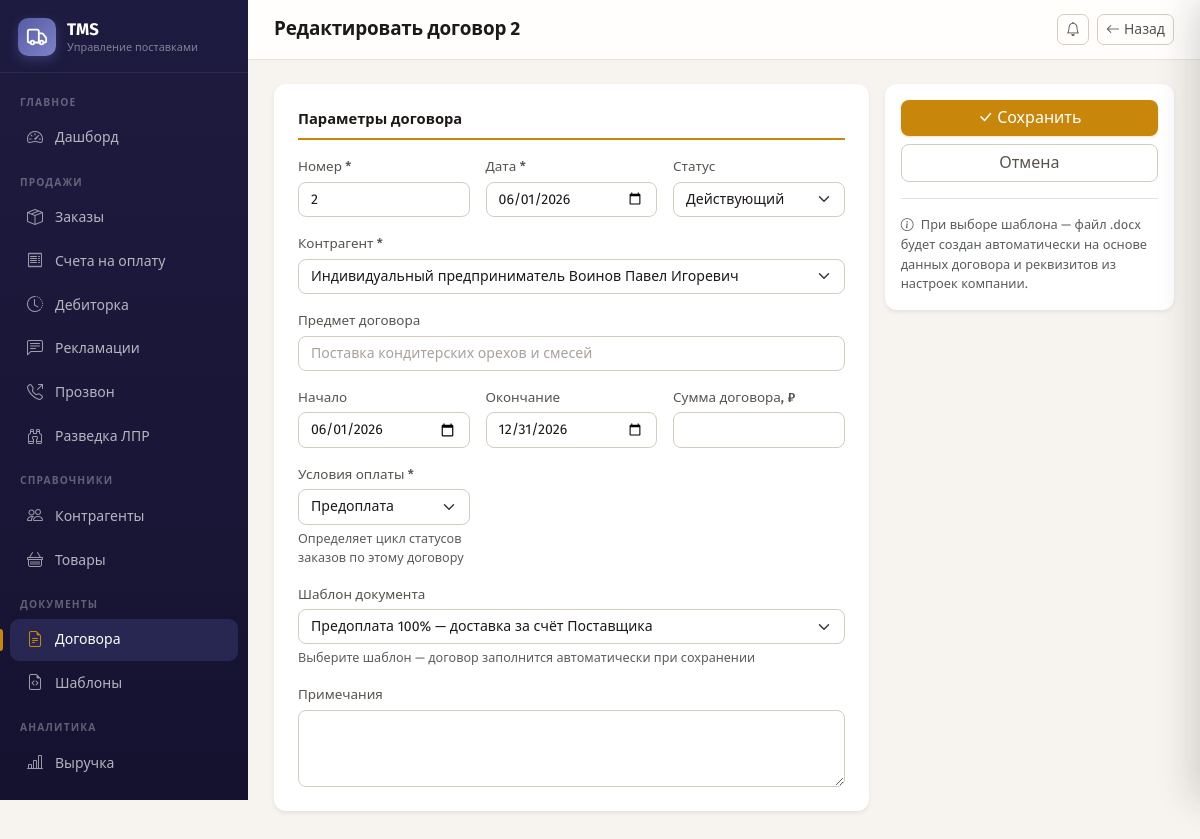
Screenshot of /contracts/2/edit (signed in) with the database file from the repository.
### app/models.py (models this page shows)
class Contract(Base):
    __tablename__ = "contracts"
    id = Column(Integer, primary_key=True, index=True)
    number = Column(String(50), unique=True, nullable=False)
    date = Column(Date, nullable=False)
    counterparty_id = Column(Integer, ForeignKey("counterparties.id"), nullable=False)
    template_id = Column(Integer, ForeignKey("document_templates.id"))
    subject = Column(String(500))
    status = Column(String(20), default="draft")
    start_date = Column(Date)
    end_date = Column(Date)
    amount = Column(Float)
    payment_type = Column(String(10), default="prepay")  # prepay (предоплата) / deferred (отсрочка)
    payment_days = Column(Integer)  # дней отсрочки (для шаблонов с отсрочкой)
    file_path = Column(String(500))
    notes = Column(Text)
    created_at = Column(DateTime, server_default=func.now())
    counterparty = relationship("Counterparty", back_populates="contracts")
    template = relationship("DocumentTemplate")

class Counterparty(Base):
    __tablename__ = "counterparties"
    id = Column(Integer, primary_key=True, index=True)
    name = Column(String(200), nullable=False)
    trade_name = Column(String(200))
    short_name = Column(String(100))
    inn = Column(String(12))
    kpp = Column(String(9))
    ogrn = Column(String(15))
    legal_address = Column(String(500))
    actual_address = Column(String(500))
    phone = Column(String(50))
    email = Column(String(100))
    contact_person = Column(String(100))
    signatory = Column(String(100))  # Подписант в формате «Фамилия И.О.» (для ИП)
    type = Column(String(20), default="client")  # client / supplier / both
    entity_type = Column(String(10), default="ooo")  # ooo / ip / other
    bank_name = Column(String(200))
    bank_account = Column(String(20))
    bank_bik = Column(String(9))
    bank_corr_account = Column(String(20))
    notes = Column(Text)
    is_active = Column(Boolean, default=True)
    created_at = Column(DateTime, server_default=func.now())
    payment_delay_days = Column(Integer, default=2)           # дней отсрочки
    payment_delay_type = Column(String(10), default="banking") # 'banking' или 'calendar'
    default_discount_pct = Column(Float, default=0.0)
    category = Column(String(1))          # A / B / C / None
    category_manual = Column(Boolean, default=False)  # True = вручную, не пересчитывать
    tg_chat_id = Column(String(100))            # ID чата / группы Telegram
    tg_notify_enabled = Column(Boolean, default=False)  # вкл/выкл отправку заказов
    orders = relationship("Order", back_populates="counterparty", foreign_keys="Order.counterparty_id")
    invoices = relationship("Invoice", back_populates="counterparty")
    contracts = relationship("Contract", back_populates="counterparty")
    claims = relationship("Claim", back_populates="counterparty", order_by="Claim.date.desc()")

class DocumentTemplate(Base):
    __tablename__ = "document_templates"
    id = Column(Integer, primary_key=True, index=True)
    name = Column(String(200), nullable=False)
    type = Column(String(30), default="contract")  # contract / invoice / act / other
    file_path = Column(String(500), nullable=False)
    description = Column(Text)
    is_active = Column(Boolean, default=True)
    created_at = Column(DateTime, server_default=func.now())

### app/routers/contracts.py (the view)
@router.get("/{contract_id}/edit", response_class=HTMLResponse)
@login_required
async def edit_contract(request: Request, contract_id: int, db: Session = Depends(get_db)):
    contract = db.query(Contract).filter(Contract.id == contract_id).first()
    if not contract:
        return RedirectResponse(url="/contracts", status_code=302)
    counterparties = db.query(Counterparty).filter(Counterparty.is_active == True).order_by(Counterparty.name).all()
    doc_templates = db.query(DocumentTemplate).filter(
        DocumentTemplate.is_active == True, DocumentTemplate.type == "contract"
    ).all()
    return templates.TemplateResponse(request, "contracts/form.html", {
        "contract": contract, "counterparties": counterparties, "doc_templates": doc_templates,
        "statuses": CONTRACT_STATUSES, "payment_types": PAYMENT_TYPES,
        "suggested_number": contract.number,
    })

### app/templates/contracts/form.html (shortened to what this page needs)
{% extends "base.html" %}
{% set is_new = contract is none %}
{% block page_title %}{{ 'Новый договор' if is_new else 'Редактировать договор ' + contract.number }}{% endblock %}
{% block topbar_actions %}
  <a href="/contracts" class="btn btn-sm btn-outline-secondary"><i class="bi bi-arrow-left me-1"></i>Назад</a>
{% endblock %}
{% block content %}
<form method="post" action="{{ '/contracts/new' if is_new else '/contracts/' + contract.id|string + '/edit' }}">
  <div class="row g-3">
    <div class="col-lg-8">
      <div class="card border-0 shadow-sm p-4">
        <div class="form-section-title">Параметры договора</div>
        <div class="row g-3">
          <div class="col-md-4">
            <label class="form-label">Номер *</label>
            <input type="text" name="number" class="form-control" required value="{{ contract.number if contract else suggested_number }}">
          </div>
          <div class="col-md-4">
            <label class="form-label">Дата *</label>
            <input type="date" name="contract_date" class="form-control" required
                   value="{{ contract.date.isoformat() if contract else '' }}">
          </div>
          <div class="col-md-4">
            <label class="form-label">Статус</label>
            <select name="status" class="form-select">
              {% for val, label in statuses.items() %}
              <option value="{{ val }}" {% if contract and contract.status == val %}selected{% elif not contract and val == 'draft' %}selected{% endif %}>{{ label }}</option>
              {% endfor %}
            </select>
          </div>
          <div class="col-12">
            <label class="form-label">Контрагент *</label>
            <select name="counterparty_id" class="form-select" required>
              {% for cp in counterparties %}
              <option value="{{ cp.id }}" {% if contract and contract.counterparty_id == cp.id %}selected{% endif %}>{{ cp.name }}</option>
              {% endfor %}
            </select>
          </div>
          <div class="col-12">
            <label class="form-label">Предмет договора</label>
            <input type="text" name="subject" class="form-control"
                   placeholder="Поставка кондитерских орехов и смесей"
                   value="{{ contract.subject if contract else '' }}">
          </div>
          <div class="col-md-4">
            <label class="form-label">Начало</label>
            <input type="date" name="start_date" class="form-control"
                   value="{{ contract.start_date.isoformat() if contract and contract.start_date else '' }}">
          </div>
          <div class="col-md-4">
            <label class="form-label">Окончание</label>
            <input type="date" name="end_date" class="form-control"
                   value="{{ contract.end_date.isoformat() if contract and contract.end_date else '' }}">
          </div>
          <div class="col-md-4">
            <label class="form-label">Сумма договора, ₽</label>
            <input type="number" name="amount" class="form-control" step="0.01" min="0"
                   value="{{ contract.amount if contract and contract.amount else '' }}">
          </div>
          <div class="col-md-4">
            <label class="form-label">Условия оплаты *</label>
            <select name="payment_type" id="payment_type" class="form-select" onchange="onPaymentTypeChange()">
              {% for val, label in payment_types.items() %}
              <option value="{{ val }}"
                {% if contract and contract.payment_type == val %}selected{% elif not contract and val == 'prepay' %}selected{% endif %}>{{ label }}</option>
              {% endfor %}
            </select>
            <div class="form-text">Определяет цикл статусов заказов по этому договору</div>
          </div>
          <div class="col-12">
            <label class="form-label">Шаблон документа</label>
            <select name="template_id" id="template_id" class="form-select" onchange="onTemplateChange(this)">
              {% for tpl in doc_templates %}
              <option value="{{ tpl.id }}"
                data-deferred="{{ 'true' if ('отсрочка' in tpl.name.lower() or '50' in tpl.name) else 'false' }}"
                {% if contract and contract.template_id == tpl.id %}selected{% endif %}>
                {{ tpl.name }}
              </option>
              {% endfor %}
            </select>
            <div class="form-text">Выберите шаблон — договор заполнится автоматически при сохранении</div>
          </div>
          <div class="col-12">
            <label class="form-label">Примечания</label>
            <textarea name="notes" class="form-control" rows="3">{{ contract.notes if contract else '' }}</textarea>
          </div>
        </div>
      </div>
    </div>
    <div class="col-lg-4">
      <div class="card border-0 shadow-sm p-3">
        <button type="submit" class="btn btn-accent w-100 mb-2"><i class="bi bi-check-lg me-1"></i>Сохранить</button>
        <a href="/contracts" class="btn btn-outline-secondary w-100">Отмена</a>
        {% if doc_templates %}
        <hr>
        <div class="text-muted" style="font-size:.8rem">
          <i class="bi bi-info-circle me-1"></i>
          При выборе шаблона — файл .docx будет создан автоматически на основе данных договора и реквизитов из настроек компании.
        </div>
        {% else %}
        <hr>
        <div class="text-warning" style="font-size:.8rem">
          <i class="bi bi-exclamation-triangle me-1"></i>
          Шаблонов не загружено. <a href="/contracts/templates/">Загрузить шаблон</a>
        </div>
        {% endif %}
      </div>
    </div>
  </div>
</form>
{% endblock %}

### app/static/css/app.css (style rules this page uses)
:root { --brand: #575BA6; --brand-600: #4A4E94; --brand-700: #3D4180; --brand-50: #EEEEFF; --brand-100: #DDDDF5; --brand-rgb: 87, 91, 166; --cta: #C8870A; --cta-600: #A86E08; --cta-50: #FEF3DC; --sidebar-bg: #1E1B40; --sidebar-bg-2: #151230; --sidebar-width: 248px; --bg: #F7F4EF; --surface: #FFFFFF; --border: #E8E2D8; --border-strong: #D4CCBF; --text: #1C1917; --text-muted: #78716C; --text-soft: #57534E; --r-sm: 8px; --r: 12px; --r-lg: 16px; --shadow-sm: 0 1px 2px rgba(28,25,23,.06), 0 1px 3px rgba(28,25,23,.04); --shadow: 0 4px 12px rgba(28,25,23,.09); --shadow-lg: 0 12px 32px rgba(28,25,23,.14); --bs-primary: #575BA6; --bs-primary-rgb: 87, 91, 166; --bs-link-color: #575BA6; --bs-link-color-rgb: 87, 91, 166; --bs-link-hover-color: #4A4E94; --bs-border-color: #E8E2D8; --bs-body-color: #57534E; --bs-body-font-family: 'Fira Sans', system-ui, 'Segoe UI', sans-serif; }
* { -webkit-font-smoothing: antialiased; -moz-osx-font-smoothing: grayscale; }
body { font-family: 'Fira Sans', system-ui, 'Segoe UI', sans-serif; background: var(--bg); color: var(--text-soft); font-size: .9rem; line-height: 1.55; }
a { text-decoration: none; }
.card { border: 1px solid var(--border); border-radius: var(--r); box-shadow: var(--shadow-sm); background: var(--surface); }
.btn { font-weight: 500; border-radius: var(--r-sm); transition: background .18s ease, box-shadow .18s ease, color .18s ease; cursor: pointer; }
.btn-sm { border-radius: 7px; }
.btn-accent, .btn-accent:focus { background: var(--cta); color: #fff; border: none; box-shadow: 0 1px 2px rgba(200,135,10,.25); }
.btn-outline-secondary { color: var(--text-soft); border-color: var(--border-strong); }
.form-label { font-weight: 500; font-size: .84rem; color: var(--text-soft); margin-bottom: 4px; }
.form-control, .form-select { border-color: var(--border-strong); border-radius: var(--r-sm); font-size: .88rem; color: var(--text); background-color: var(--surface); }
.form-control::placeholder { color: #A8A29E; }
.form-section-title { font-weight: 600; font-size: .92rem; color: var(--text); border-bottom: 2px solid var(--cta); padding-bottom: 7px; margin-bottom: 16px; display: inline-block; }
hr { border-color: var(--border); opacity: 1; }

### rows the page displays
Contract: number "Редактировать договор 2", number "2", contract_date "06/01/2026", status "Действующий", counterparty_id "Индивидуальный предприниматель Воинов Павел Игоревич", start_date "06/01/2026", end_date "12/31/2026", payment_type "Предоплата", template_id "Предоплата 100% — доставка за счёт Поставщика"
